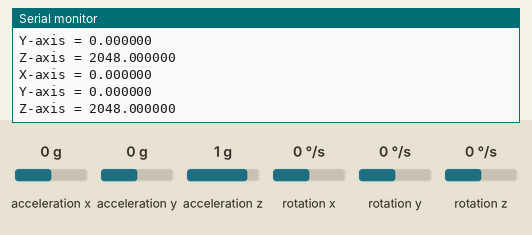
Recording of a program running on a simulated ATmega328P, built with avr-gcc and emulated at 16 MHz (the files do not name the chip). On the bench: the last lines printed to the serial monitor. Wiring (inferred from the names in the program): MPU-6050 motion sensor at I2C address 0x68. The test bench sets the inputs (shaded band); at power-on: acceleration x 0 g, acceleration z 1 g, acceleration y 0 g, rotation x 0 °/s, rotation y 0 °/s, rotation z 0 °/s.

Above: at 3.0 s.
3.1 s: acceleration x set to -1.4 g
At 3.8 s:
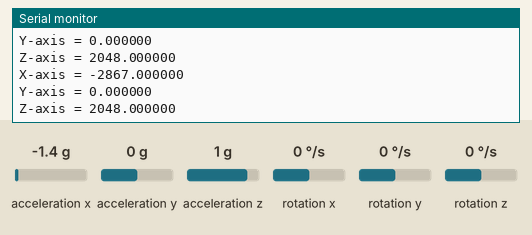
4.6 s: acceleration z set to -1.4 g
At 5.5 s:
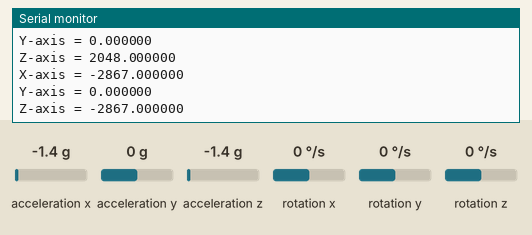
7.8 s: acceleration y set to -1.4 g
At 8.3 s:
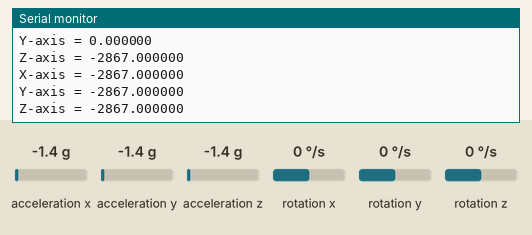

Measured:
- after the input at 3.1 s, the serial monitor: prints a new line after 0.26 s (image 1)
- after the input at 4.6 s, the serial monitor: prints a new line after 0.49 s (image 2)
- after the input at 7.8 s, the serial monitor: prints a new line after 0.09 s (image 3)

The program:

main.c
```c
/*
 * Drone_Atmega328p.c
 *
 * Created: 2021-01-12 오후 11:52:14
 * Author : phn15
 */

#define F_CPU 16000000UL
#include <avr/io.h>										/* Include AVR std. library file */
#include <util/delay.h>									/* Include delay header file */
//#include <inttypes.h>									/* Include integer type header file */
#include <stdlib.h>										/* Include standard library file */
#include <stdio.h>

#include "twi.h"
#include "uart.h"
#include "MPU6050.h"


//float Acc_x,Acc_y,Acc_z,Temperature,Gyro_x,Gyro_y,Gyro_z;


int main(void)
{
	/* Replace with your application code */
	FILE* fpStdio = fdevopen(usartTxChar,NULL);

	char buffer[20], float_[10];
	float Xa,Ya,Za,t;
	float Xg=0,Yg=0,Zg=0;


	printf("---Drone Project Start---\n");

	UART_INIT();
	printf("uart init ok\n");
	//UART_string_transmit("uart init ok\n");

	i2c_init();
	printf("i2c init ok\n");
	//UART_string_transmit("i2c init ok\n");

	mpu6050_init();
	printf("MPU6050 reset ok\n");
	//UART_string_transmit("MPU6050 reset ok\n");
	_delay_ms(1000);

	while (1)
	{

//		Read_RawValue();
		_delay_ms(500);
		mpu6050_getRawValue();
/*     Xa = Acc_x/16384.0;
		Ya = Acc_y/16384.0;
		Za = Acc_z/16384.0;

		Xg = Gyro_x/16.4;
		Yg = Gyro_y/16.4;
		Zg = Gyro_z/16.4;

		t = (Temperature/340.00)+36.53;
*/

		//printf("Gyro X-axis = %f\n", Acc_x);
		//printf("Gyro Y-axis = %f\n", Acc_y);
		//printf("Gyro Z-axis = %f\n\n",Acc_z);
		/*
		dtostrf( Xg, 3, 2, float_ );
		sprintf(buffer," Gx = %s%c/s\t",float_,0xF8);
		UART_string_transmit(buffer);

		dtostrf( Yg, 3, 2, float_ );
		sprintf(buffer," Gy = %s%c/s\t",float_,0xF8);
		UART_string_transmit(buffer);

		dtostrf( Zg, 3, 2, float_ );
		sprintf(buffer," Gz = %s%c/s\t",float_,0xF8);
		UART_string_transmit(buffer);

		*/
		/*
		printf("x value : %f\n", Acc_x);
		printf("y value : %f\n", Acc_y);
		printf("z value : %f\n", Acc_z);

		dtostrf( Xa, 3, 2, float_ );
		sprintf(buffer," Ax = %s g\t",float_);
		UART_string_transmit(buffer);

		dtostrf( Ya, 3, 2, float_ );
		sprintf(buffer," Ay = %s g\t",float_);
		UART_string_transmit(buffer);

		dtostrf( Za, 3, 2, float_ );
		sprintf(buffer," Az = %s g\t",float_);
		UART_string_transmit(buffer);

		dtostrf( t, 3, 2, float_ );
		sprintf(buffer," T = %s%cC\t",float_,0xF8);
		UART_string_transmit(buffer);

		dtostrf( Xg, 3, 2, float_ );
		sprintf(buffer," Gx = %s%c/s\t",float_,0xF8);
		UART_string_transmit(buffer);

		dtostrf( Yg, 3, 2, float_ );
		sprintf(buffer," Gy = %s%c/s\t",float_,0xF8);
		UART_string_transmit(buffer);

		dtostrf( Zg, 3, 2, float_ );
		sprintf(buffer," Gz = %s%c/s\r\n",float_,0xF8);
		UART_string_transmit(buffer);
		_delay_ms(100);*/

	}
}
```

MPU6050.c
```c
/*
 * MPU6050.c
 *
 * Created: 2021-01-09 오전 8:13:28
 *  Author: phn15
 */
#define F_CPU 16000000UL

#include <avr/io.h>
#include <util/delay.h>
#include <stdlib.h>
#include <stdio.h>
#include <string.h>
#include <util/delay.h>

#include "MPU6050.h"
#include "twi.h"
#include "uart.h"

uint8_t buffer[14];
int16_t Acc_x,Acc_y,Acc_z,Temperature,Gyro_x,Gyro_y,Gyro_z;


uint8_t mpu6050_readBytes(uint8_t regAddr, uint8_t length, uint8_t *data)
{
	uint8_t i=0, count=0;

	if( length > 0 )
	{
		i2c_start((MPU6050_ADDR0 << 1) | I2C_WRITE);
		i2c_write(regAddr);

		i2c_start((MPU6050_ADDR0 << 1) | I2C_READ);
		for( i = 0 ; i < length ; i++ )
		{
			count++;
			if( i == ( length - 1 ))
				data[i] = i2c_readNak();
			else
				data[i] = i2c_readAck();
		}
		i2c_stop();
	}
	return count;
}

void mpu6050_writeByte(uint8_t regAddr, uint8_t data)
{
	i2c_start((MPU6050_ADDR0 << 1) | I2C_WRITE );
	i2c_write(regAddr); //reg
	i2c_write(data);
	i2c_stop();
}

uint8_t mpu6050_readBit(uint8_t regAddr, uint8_t bitNum, uint8_t *data)
{
	uint8_t b;
	uint8_t count= mpu6050_readBytes(regAddr, 1, &b);
	*data=b&(1<<bitNum);
	return count;
}

void mpu6050_writeBits(uint8_t regAddr, uint8_t bitStart, uint8_t length, uint8_t data)
{
	  //      010 value to write
	  // 76543210 bit numbers
	  //    xxx   args: bitStart=4, length=3
	  // 00011100 mask byte
	  // 10101111 original value (sample)
	  // 10100011 original & ~mask
	  // 10101011 masked | value
	uint8_t mask, b;
	if( mpu6050_readBytes( regAddr, 1, &b ) != 0 )
	{    //get current data
		mask = (( 1 << length ) - 1 ) << ( bitStart - length + 1 );
		data <<= ( bitStart - length + 1 ); // shift data into correct position
		data &= mask;                 // zero all non-important bits in data
		b &= ~(mask);                 // zero all important bits in existing byte
		b |= data;                    // combine data with existing byte
		mpu6050_writeByte(regAddr, b);
	}
}

void mpu6050_init()
{
	_delay_ms(150);
	//set clock source
	//  it is highly recommended that the device be configured to use one of the gyroscopes (or an external clock source)
	//  as the clock reference for improved stability
	mpu6050_setSleepDisable();
	mpu6050_writeBits(PWR_MGMT_1, CLKSEL_BIT, CLKSEL_LENGTH, CLKSEL1);//PLL with X axis gyro
	//set DLPF bandwidth to 42Hz
	mpu6050_writeBits(CONFIG,DLPF_CFG_BIT,DLPF_CFG_LENGTH, DLPF_CFG3); //Accel Delay : 4.9, Gyro Delay : 4.8
	//set sampe rate
	mpu6050_writeByte(SMPLRT_DIV, 4);//1khz/ (1+4)=200Hz
	//set gyro range
	mpu6050_writeBits(GYRO_CONFIG, GYRO_FS_SEL_BIT, GYRO_FS_SEL_LENGTH, GYRO_FS_SEL2000); //GYRO Full Scale 2000/s
	//set accel range
	mpu6050_writeBits(ACCEL_CONFIG, ACCEL_AFS_SEL_BIT, ACCEL_AFS_SEL_LENGTH,ACCEL_AFS_SEL16G); //ACCEL Full Scale 16G
}
//sleep mode
void mpu6050_setSleepDisable(void)
{
	mpu6050_writeBits(PWR_MGMT_1, SLEEP, 1, 0);
}
void mpu6050_getRawValue(void)
{


	mpu6050_readBytes(ACCEL_XOUT_H, 14, buffer);

	Acc_x = (uint16_t)buffer[0] << 8 | buffer[1];
	Acc_y = (uint16_t)buffer[2] << 8 | buffer[3];
	Acc_z = (uint16_t)buffer[4] << 8 | buffer[5];
	//Gyro_x = (uint16_t)buffer[6] << 8 | (uint16_t)buffer[7];
	//Gyro_y = (uint16_t)buffer[8] << 8 | (uint16_t)buffer[9];
	//Gyro_z = (uint16_t)buffer[10] << 8 | (uint16_t)buffer[11];

	printf("X-axis = %lf\n", (float)Acc_x);
	printf("Y-axis = %lf\n", (float)Acc_y);
	printf("Z-axis = %lf\n", (float)Acc_z);

	//mpu6050_viewValue(Acc_x,Acc_y,Acc_z,Gyro_x,Gyro_y,Gyro_z);

}
void mpu6050_viewValue(float ax,float ay,float az, float gx,float gy,float gz)
{
	printf("X-axis = %f\n", (float)ax);
	printf("Y-axis = %f\n", (float)ay);
	printf("Z-axis = %f\n", (float)az);

}
```

MPU6050.h
```c
/*
 * MPU6050.h
 *
 * Created: 2021-01-09 오전 8:13:59
 *  Author: phn15
 */


#ifndef MPU6050_H_
#define MPU6050_H_

#define I2C_WRITE   0
#define I2C_READ   1


#define MPU6050_ADDR0 0x68
#define MPU6050_ADDR1 0x69

#define XG_OFFS_TC 0x00
#define YG_OFFS_TC 0x01
#define ZG_OFFS_TC 0x02
#define X_FINE_GAIN 0x03
#define Y_FINE_GAIN 0x04
#define Z_FINE_GAIN 0x05
#define XA_OFFS_H 0x06
#define XA_OFFS_L_TC 0x07
#define YA_OFFS_H 0x08
#define YA_OFFS_L_TC 0x09
#define ZA_OFFS_H 0x0A
#define ZA_OFFS_L_TC 0x0B
#define XG_OFFS_USRH 0x13
#define XG_OFFS_USRL 0x14
#define YG_OFFS_USRH 0x15
#define YG_OFFS_USRL 0x16
#define ZG_OFFS_USRH 0x17
#define ZG_OFFS_USRL 0x18
#define SMPLRT_DIV 0x19
#define CONFIG 0x1A
#define GYRO_CONFIG 0x1B
#define ACCEL_CONFIG 0x1C
#define FF_THR 0x1D
#define FF_DUR 0x1E
#define MOT_THR 0x1F
#define MOT_DUR 0x20
#define ZRMOT_THR 0x21
#define ZRMOT_DUR 0x22
#define FIFO_EN 0x23
#define I2C_MST_CTRL 0x24
#define I2C_SLV0_ADDR 0x25
#define I2C_SLV0_REG 0x26
#define I2C_SLV0_CTRL 0x27
#define I2C_SLV1_ADDR 0x28
#define I2C_SLV1_REG 0x29
#define I2C_SLV1_CTRL 0x2A
#define I2C_SLV2_ADDR 0x2B
#define I2C_SLV2_REG 0x2C
#define I2C_SLV2_CTRL 0x2D
#define I2C_SLV3_ADDR 0x2E
#define I2C_SLV3_REG 0x2F
#define I2C_SLV3_CTRL 0x30
#define I2C_SLV4_ADDR 0x31
#define I2C_SLV4_REG 0x32
#define I2C_SLV4_DO 0x33
#define I2C_SLV4_CTRL 0x34
#define I2C_SLV4_DI 0x35
#define I2C_MST_STATUS 0x36
#define INT_PIN_CFG 0x37
#define INT_ENABLE 0x38
#define DMP_INT_STATUS 0x39

//Configuration Register & Setting Value
#define CONFIG 0x1A
#define DLPF_CFG_BIT 2
#define DLPF_CFG_LENGTH 3
#define DLPF_CFG0 0 //Accel Delay : 0, Gyro Delay : 0.98
#define DLPF_CFG1 1 //Accel Delay : 2.0, Gyro Delay : 1.9
#define DLPF_CFG2 2 //Accel Delay : 3.0, Gyro Delay : 2.8
#define DLPF_CFG3 3 //Accel Delay : 4.9, Gyro Delay : 4.8
#define DLPF_CFG4 4 //Accel Delay : 8.5, Gyro Delay : 8.3
#define DLPF_CFG5 5 //Accel Delay : 13.8, Gyro Delay : 13.4
#define DLPF_CFG6 6 //Accel Delay : 19.0, Gyro Delay : 18.6
#define DLPF_CFG7 7 //Accel Delay : rvd, Gyro Delay : rvd

//GYRO Configuration Register & Setting Value
#define GYRO_CONFIG 0x1B
#define GYRO_FS_SEL_BIT      4
#define GYRO_FS_SEL_LENGTH   2
#define GYRO_FS_SEL250 0 //+-250degree/s
#define GYRO_FS_SEL500 1 //+-500degree/s
#define GYRO_FS_SEL1000 2 //+-1000degree/s
#define GYRO_FS_SEL2000 3 //+-2000degree/s

//ACCEL Configuration Register & Setting Value
#define ACCEL_CONFIG 0x1C
#define ACCEL_AFS_SEL_BIT 4
#define ACCEL_AFS_SEL_LENGTH 2
#define ACCEL_AFS_SEL2G 0 //+-2G
#define ACCEL_AFS_SEL4G 1 //+-4G
#define ACCEL_AFS_SEL8G 2 //+-8G
#define ACCEL_AFS_SEL16G 3 //+-16G

/*Interrupt Register*/
#define INT_PIN_CFG 0x37
#define INT_ENABLE 0x38
#define INT_STATUS 0x3A

/*Accelerometer Data Out Register*/
#define ACCEL_XOUT_H 0x3B
#define ACCEL_XOUT_L 0x3C

#define ACCEL_YOUT_H 0x3D
#define ACCEL_YOUT_L 0x3E

#define ACCEL_ZOUT_H 0x3F
#define ACCEL_ZOUT_L 0x40

/*Temperature Data Out Register*/
#define TEMP_OUT_H 0x41
#define TEMP_OUT_L 0x42

/*Gyroscope Data Out Register*/
#define GYRO_XOUT_H 0x43
#define GYRO_XOUT_L 0x44

#define GYRO_YOUT_H 0x45
#define GYRO_YOUT_L 0x46

#define GYRO_ZOUT_H 0x47
#define GYRO_ZOUT_L 0x48

#define SMPLRT_DIV 0x19

//PWR_MGMT_1
#define PWR_MGMT_1 0x6B
#define CLKSEL_BIT 2
#define CLKSEL_LENGTH 3
#define CLKSEL0 0	//8MHz
#define CLKSEL1 1	//PLL with X axis gyro
#define CLKSEL2 2	//PLL with Y axis gyro
#define CLKSEL3 3	//PLL with Z axis gyro
#define CLKSEL4 4	//PLL with external 32.768kHz
#define CLKSEL5 5	//PLL with external 32.768kHz
#define CLKSEL6 6	//Rvd
#define CLKSEL7 7	//Stops the clock and keeps the timing generator in reset
#define SLEEP 6
/*User Define*/


void mpu6050_init(void);
uint8_t mpu6050_readBytes(uint8_t regAddr, uint8_t length, uint8_t *data);
void mpu6050_writeByte(uint8_t regAddr,uint8_t data);
uint8_t mpu6050_readBit(uint8_t regAddr, uint8_t bitNum, uint8_t *data);
void mpu6050_writeBits(uint8_t regAddr, uint8_t bitStart, uint8_t length, uint8_t data);
void mpu6050_setSleepDisable(void);
void mpu6050_getRawValue(void);
void mpu6050_viewValue(float ax,float ay,float az, float gx,float gy,float gz);
#endif /* MPU6050_H_ */
```

twi.c
```c
/*
 * twi.c
 *
 * Created: 2020-12-16 오후 7:04:32
 *  Author: arohaneul
 */
#include "twi.h"

#define TW_STS      0xF8

#define TWI_SCL     0x20
#define TWI_SDA     0x10
#define TWI_RD      0x01
#define TWI_WR      0x00

#define TWI_START         0x08
#define TWI_RESTART         0x10

/* Master Transmitter */
#define TWI_MT_SLA_ACK      0x18
#define TWI_MT_SLA_NACK      0x20
#define TWI_MT_DATA_ACK      0x28
#define TWI_MT_DATA_NACK   0x30
#define TWI_MT_ARB_LOST      0x38

/* Master Receiver */
#define TWI_MR_ARB_LOST      0x38
#define TWI_MR_SLA_ACK      0x40
#define TWI_MR_SLA_NACK      0x48
#define TWI_MR_DATA_ACK      0x50
#define TWI_MR_DATA_NACK   0x58

void i2c_init(void)
{
	/*initialize TWI clockP 100khz clock, TWPS = 0 => prescaler = 1*/
	TWSR = 0x00;
	TWBR = 12;/*((F_CPU / SCL_CLOCK) - 16)/2 = TWBR, F_CPU = 4Mhz, SCL_CLOCK = 100K -- >12 */
}
unsigned char i2c_start(unsigned char address)
{
	uint8_t   twst;

	// send START condition
	TWCR = (1<<TWINT) | (1<<TWSTA) | (1<<TWEN);

	// wait until transmission completed
	while(!(TWCR & (1<<TWINT)));

	// check value of TWI Status Register. Mask prescaler bits.
	twst = TWSR & 0xF8;
	if ( (twst != TWI_START) && (twst != TWI_RESTART)) return 1;

	// send device address
	TWDR = address;
	TWCR = (1<<TWINT) | (1<<TWEN);

	// wail until transmission completed and ACK/NACK has been received
	while(!(TWCR & (1<<TWINT)));

	// check value of TWI Status Register. Mask prescaler bits.
	twst = TWSR & 0xF8;
	if ( (twst != TWI_MT_SLA_ACK) && (twst != TWI_MR_SLA_NACK) ) return 1;

	return 0;
}
unsigned char i2c_rep_start(unsigned char address)
{

	return i2c_start(address);

}
void i2c_stop(void)
{

	TWCR = (1<<TWINT) | (1<<TWEN) | ( 1<< TWSTO);

	while(TWCR & (1<<TWSTO));

}
unsigned char i2c_write(unsigned char data)
{

	uint8_t twst;

	TWDR = data;
	TWCR = (1 << TWINT) | (1<<TWEN);

	while(!(TWCR & (1<<TWINT)));

	twst = TWSR & 0xF8;
	if((twst != TWI_MT_DATA_ACK)) return 1;

	return 0;

}

/*************************************************************************
Read one byte from the I2C device, request more data from device

Return : byte read from I2C device
*************************************************************************/
unsigned char i2c_readAck(void)//데이터 제대로 받을때 ACK
{

	TWCR = (1<<TWINT) | (1<<TWEN) | ( 1<< TWEA);
	while(!(TWCR & ( 1<<TWINT)));

	return TWDR;
}

/*************************************************************************
Read one byte from the I2C device, read is followed by a stop condition

Return : byte read from I2C device
*************************************************************************/
unsigned char i2c_readNak(void) //데이터를 제대로 받지 못하였을때
{
	TWCR = (1<<TWINT)|(1<<TWEN);
	while(!(TWCR & ( 1<<TWINT)));

	return TWDR;
}
```

twi.h
```c
/*
 * twi.h
 *
 * Created: 2020-12-16 오후 7:05:28
 *  Author: arohaneul
 */


#ifndef TWI_H_
#define TWI_H_

#include <avr/io.h>
#include <util/delay.h>
#include <stdio.h>
#include <stdlib.h>
#include <string.h>

void i2c_init(void);
unsigned char i2c_start(unsigned char address);
unsigned char i2c_rep_start(unsigned char address);
void i2c_stop(void);
unsigned char i2c_write(unsigned char data);
unsigned char i2c_readAck(void);
unsigned char i2c_readNak(void);


#endif /* TWI_H_ */
```

uart.c
```c
/*
 * uart.c
 *
 * Created: 2021-01-07 오후 10:34:50
 *  Author: phn15
 */
#define F_CPU 16000000UL
//#define F_CPU 8000000UL
#include "uart.h"

#define sbi(PORTX, BitX) (PORTX |= (1<<BitX))
#define cbi(PORTX, BitX) (PORTX &= ~(1<<BitX))

#define UART_BUFLEN 10

void UART_INIT(void){
	sbi(UCSR0A, U2X0); // U2X0 = 1 --> Baudrate 9600 = 207

	UBRR0H = 0x00;
	UBRR0L = 207;   // Baudrate 9600

	UCSR0C |= 0x06; // 1stop bit, 8bit data

	sbi(UCSR0B, RXEN0);  // enable receiver and transmitter
	sbi(UCSR0B, TXEN0);
}

unsigned char UART_receive(void)
{
	while(!(UCSR0A & (1<<RXC0))); // wait for data to be received
	return UDR0; // get and return received data from buffer
}

void UART_tranmit( char data)
{
	while(!(UCSR0A & (1<<UDRE0))); // wait for empty transmit buffer
	UDR0 = data; // put data into buffer, sends the data
}

void UART_string_transmit(char *string)
{
	while(*string != '\0')
	{
		UART_tranmit( *string );
		string++;
	}
}

void UART_PRINT(char *name, long val)
{
	char debug_buffer[UART_BUFLEN] = {'\0'};

	UART_string_transmit(name);
	UART_string_transmit(" = ");

	ltoa((val), debug_buffer, UART_BUFLEN);
	UART_string_transmit(debug_buffer);
	UART_string_transmit("\n");
}

int usartTxChar(char ch, FILE *fp) {  // for printf
	while (!(UCSR0A & (1 << UDRE0)));

	UDR0 = ch;

	return 0;
}
```

uart.h
```c
/*
 * uart.h
 *
 * Created: 2021-01-07 오후 10:35:11
 *  Author: phn15
 */


#ifndef UART_H_
#define UART_H_

#include <avr/io.h>
#include <util/delay.h>
#include <stdio.h>
#include <stdlib.h>
#include <string.h>

void UART_INIT(void);
unsigned char UART_receive(void);
void UART_tranmit( char data);
void UART_string_transmit(char *string);
void UART_PRINT(char *name, long val);
int usartTxChar(char ch, FILE *fp);  // for printf

#endif /* UART_H_ */
```
